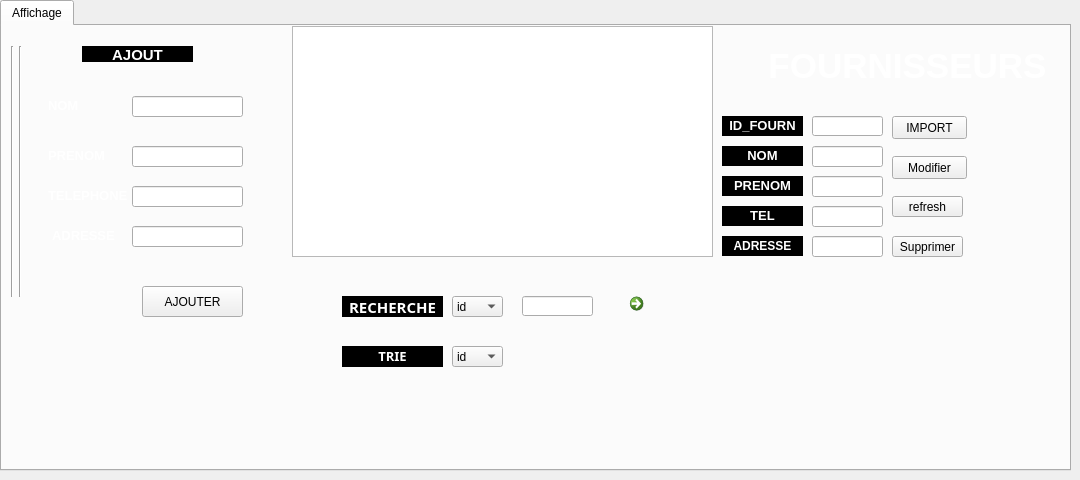
   <widget class="QWidget" name="tab_2">
    <attribute name="title">
     <string>Gestion  fournisseurs</string>
    </attribute>
    <widget class="QTabWidget" name="affichage2">
     <property name="geometry">
      <rect>
       <x>0</x>
       <y>0</y>
       <width>1071</width>
       <height>471</height>
      </rect>
     </property>
     <property name="currentIndex">
      <number>0</number>
     </property>
     <widget class="QWidget" name="tab_12">
      <attribute name="title">
       <string>Affichage</string>
      </attribute>
      <widget class="QTableView" name="tab_fourn_2">
       <property name="geometry">
        <rect>
         <x>290</x>
         <y>0</y>
         <width>421</width>
         <height>231</height>
        </rect>
       </property>
      </widget>
      <widget class="QComboBox" name="combo_2">
       <property name="geometry">
        <rect>
         <x>450</x>
         <y>320</y>
         <width>51</width>
         <height>21</height>
        </rect>
       </property>
       <item>
        <property name="text">
         <string>id</string>
        </property>
       </item>
       <item>
        <property name="text">
         <string>nom</string>
        </property>
       </item>
       <item>
        <property name="text">
         <string>prenom</string>
        </property>
       </item>
       <item>
        <property name="text">
         <string>tel</string>
        </property>
       </item>
       <item>
        <property name="text">
         <string>adresse</string>
        </property>
       </item>
      </widget>
      <widget class="QPushButton" name="delete_2">
       <property name="geometry">
        <rect>
         <x>890</x>
         <y>210</y>
         <width>71</width>
         <height>21</height>
        </rect>
       </property>
       <property name="text">
        <string>Supprimer</string>
       </property>
      </widget>
      <widget class="QPushButton" name="stat_2">
       <property name="geometry">
        <rect>
         <x>290</x>
         <y>380</y>
         <width>41</width>
         <height>31</height>
        </rect>
       </property>
       <property name="styleSheet">
        <string notr="true">background-color:tranparent;

border-image:url(:/image/stati.png);

background:none;

border:none;

background-repeat:none;</string>
       </property>
       <property name="text">
        <string/>
       </property>
      </widget>
      <widget class="QLabel" name="label_39">
       <property name="geometry">
        <rect>
         <x>720</x>
         <y>90</y>
         <width>81</width>
         <height>20</height>
        </rect>
       </property>
       <property name="styleSheet">
        <string notr="true">background-color:tranparent;

border-image:url(:/image/t.jpg);

background:black;

border:none;

background-repeat:none;</string>
       </property>
       <property name="text">
        <string>&lt;html&gt;&lt;head/&gt;&lt;body&gt;&lt;p align=&quot;center&quot;&gt;&lt;span style=&quot; font-size:10pt; font-weight:600; color:#ffffff;&quot;&gt;ID_FOURN&lt;/span&gt;&lt;/p&gt;&lt;/body&gt;&lt;/html&gt;</string>
       </property>
      </widget>
      <widget class="QLabel" name="label_40">
       <property name="geometry">
        <rect>
         <x>720</x>
         <y>120</y>
         <width>81</width>
         <height>20</height>
        </rect>
       </property>
       <property name="styleSheet">
        <string notr="true">background-color:tranparent;

border-image:url(:/image/tt.jpg);

background:black;

border:none;

background-repeat:none;</string>
       </property>
       <property name="text">
        <string>&lt;html&gt;&lt;head/&gt;&lt;body&gt;&lt;p align=&quot;center&quot;&gt;&lt;span style=&quot; font-size:10pt; font-weight:600; color:#ffffff;&quot;&gt;NOM&lt;/span&gt;&lt;/p&gt;&lt;/body&gt;&lt;/html&gt;</string>
       </property>
      </widget>
      <widget class="QLabel" name="label_41">
       <property name="geometry">
        <rect>
         <x>720</x>
         <y>150</y>
         <width>81</width>
         <height>20</height>
        </rect>
       </property>
       <property name="styleSheet">
        <string notr="true">background-color:tranparent;

border-image:url(:/image/tt.jpg);

background:black;

border:none;

background-repeat:none;
</string>
       </property>
       <property name="text">
        <string>&lt;html&gt;&lt;head/&gt;&lt;body&gt;&lt;p align=&quot;center&quot;&gt;&lt;span style=&quot; font-size:10pt; font-weight:600; color:#ffffff;&quot;&gt;PRENOM&lt;/span&gt;&lt;/p&gt;&lt;/body&gt;&lt;/html&gt;</string>
       </property>
      </widget>
      <widget class="QLabel" name="label_42">
       <property name="geometry">
        <rect>
         <x>720</x>
         <y>180</y>
         <width>81</width>
         <height>20</height>
        </rect>
       </property>
       <property name="styleSheet">
        <string notr="true">background-color:tranparent;

border-image:url(:/image/tt.jpg);

background:black;

border:none;

background-repeat:none;</string>
       </property>
       <property name="text">
        <string>&lt;html&gt;&lt;head/&gt;&lt;body&gt;&lt;p align=&quot;center&quot;&gt;&lt;span style=&quot; font-size:10pt; font-weight:600; color:#ffffff;&quot;&gt;TEL&lt;/span&gt;&lt;/p&gt;&lt;/body&gt;&lt;/html&gt;</string>
       </property>
      </widget>
      <widget class="QLineEdit" name="id_2">
       <property name="geometry">
        <rect>
         <x>810</x>
         <y>90</y>
         <width>71</width>
         <height>20</height>
        </rect>
       </property>
      </widget>
      <widget class="QLineEdit" name="prenom_2">
       <property name="geometry">
        <rect>
         <x>810</x>
         <y>150</y>
         <width>71</width>
         <height>21</height>
        </rect>
       </property>
      </widget>
      <widget class="QLineEdit" name="tel_2">
       <property name="geometry">
        <rect>
         <x>810</x>
         <y>180</y>
         <width>71</width>
         <height>21</height>
        </rect>
       </property>
      </widget>
      <widget class="QPushButton" name="modifier3">
       <property name="geometry">
        <rect>
         <x>890</x>
         <y>130</y>
         <width>75</width>
         <height>23</height>
        </rect>
       </property>
       <property name="text">
        <string>Modifier</string>
       </property>
      </widget>
      <widget class="QLineEdit" name="nom_2">
       <property name="geometry">
        <rect>
         <x>810</x>
         <y>120</y>
         <width>71</width>
         <height>21</height>
        </rect>
       </property>
      </widget>
      <widget class="QPushButton" name="pdf2">
       <property name="geometry">
        <rect>
         <x>290</x>
         <y>260</y>
         <width>41</width>
         <height>41</height>
        </rect>
       </property>
       <property name="styleSheet">
        <string notr="true">background-color:tranparent;

border-image:url(:/image/pdf.png);

background:none;

border:none;

background-repeat:none;</string>
       </property>
       <property name="text">
        <string/>
       </property>
      </widget>
      <widget class="QLabel" name="label_6">
       <property name="geometry">
        <rect>
         <x>720</x>
         <y>210</y>
         <width>81</width>
         <height>20</height>
        </rect>
       </property>
       <property name="styleSheet">
        <string notr="true">background-color:tranparent;

border-image:url(:/image/tt.jpg);

background:black;

border:none;

background-repeat:none;</string>
       </property>
       <property name="text">
        <string>&lt;html&gt;&lt;head/&gt;&lt;body&gt;&lt;p align=&quot;center&quot;&gt;&lt;span style=&quot; font-weight:600; color:#ffffff;&quot;&gt;ADRESSE&lt;/span&gt;&lt;/p&gt;&lt;/body&gt;&lt;/html&gt;</string>
       </property>
      </widget>
      <widget class="QLineEdit" name="adresse_2">
       <property name="geometry">
        <rect>
         <x>810</x>
         <y>210</y>
         <width>71</width>
         <height>21</height>
        </rect>
       </property>
      </widget>
      <widget class="QPushButton" name="refresh_2">
       <property name="geometry">
        <rect>
         <x>890</x>
         <y>170</y>
         <width>71</width>
         <height>21</height>
        </rect>
       </property>
       <property name="text">
        <string>refresh</string>
       </property>
      </widget>
      <widget class="QComboBox" name="com">
       <property name="geometry">
        <rect>
         <x>450</x>
         <y>270</y>
         <width>51</width>
         <height>21</height>
        </rect>
       </property>
       <item>
        <property name="text">
         <string>id</string>
        </property>
       </item>
       <item>
        <property name="text">
         <string>nom</string>
        </property>
       </item>
       <item>
        <property name="text">
         <string>prenom</string>
        </property>
       </item>
       <item>
        <property name="text">
         <string>tel</string>
        </property>
       </item>
       <item>
        <property name="text">
         <string>adresse</string>
        </property>
       </item>
      </widget>
      <widget class="QLineEdit" name="rechercher_4">
       <property name="geometry">
        <rect>
         <x>520</x>
         <y>270</y>
         <width>71</width>
         <height>20</height>
        </rect>
       </property>
      </widget>
      <widget class="QCommandLinkButton" name="commandLinkButton_2">
       <property name="geometry">
        <rect>
         <x>620</x>
         <y>260</y>
         <width>41</width>
         <height>31</height>
        </rect>
       </property>
       <property name="text">
        <string/>
       </property>
      </widget>
      <widget class="QPushButton" name="pushButton_3">
       <property name="geometry">
        <rect>
         <x>290</x>
         <y>330</y>
         <width>41</width>
         <height>31</height>
        </rect>
       </property>
       <property name="styleSheet">
        <string notr="true">background-color:tranparent;

border-image:url(:/image/printer.png);

background:none;

border:none;

background-repeat:none;</string>
       </property>
       <property name="text">
        <string/>
       </property>
      </widget>
      <widget class="QPushButton" name="IMPORT">
       <property name="geometry">
        <rect>
         <x>890</x>
         <y>90</y>
         <width>75</width>
         <height>23</height>
        </rect>
       </property>
       <property name="text">
        <string>IMPORT</string>
       </property>
      </widget>
      <widget class="Line" name="line">
       <property name="geometry">
        <rect>
         <x>0</x>
         <y>20</y>
         <width>21</width>
         <height>251</height>
        </rect>
       </property>
       <property name="orientation">
        <enum>Qt::Vertical</enum>
       </property>
      </widget>
      <widget class="Line" name="line_2">
       <property name="geometry">
        <rect>
         <x>10</x>
         <y>20</y>
         <width>16</width>
         <height>251</height>
        </rect>
       </property>
       <property name="orientation">
        <enum>Qt::Vertical</enum>
       </property>
      </widget>
      <widget class="QLabel" name="label_13">
       <property name="geometry">
        <rect>
         <x>-130</x>
         <y>-110</y>
         <width>1200</width>
         <height>1101</height>
        </rect>
       </property>
       <property name="styleSheet">
        <string notr="true">background-color:tranparent;

border-image:url(:/image/5.jpg);

background:none;

border:none;

background-repeat:none;</string>
       </property>
       <property name="text">
        <string/>
       </property>
      </widget>
      <widget class="QLabel" name="label_19">
       <property name="geometry">
        <rect>
         <x>730</x>
         <y>20</y>
         <width>351</width>
         <height>41</height>
        </rect>
       </property>
       <property name="text">
        <string>&lt;html&gt;&lt;head/&gt;&lt;body&gt;&lt;p align=&quot;center&quot;&gt;&lt;span style=&quot; font-size:26pt; font-weight:600; color:#ffffff;&quot;&gt;FOURNISSEURS&lt;/span&gt;&lt;/p&gt;&lt;/body&gt;&lt;/html&gt;</string>
       </property>
      </widget>
      <widget class="QLabel" name="label_51">
       <property name="geometry">
        <rect>
         <x>340</x>
         <y>270</y>
         <width>101</width>
         <height>21</height>
        </rect>
       </property>
       <property name="font">
        <font>
         <family>Calisto MT</family>
         <weight>75</weight>
         <bold>true</bold>
        </font>
       </property>
       <property name="cursor">
        <cursorShape>PointingHandCursor</cursorShape>
       </property>
       <property name="styleSheet">
        <string notr="true">background-color:tranparent;

border-image:url(:/image/t.jpg);

background:black;

border:none;

background-repeat:none;</string>
       </property>
       <property name="text">
        <string>&lt;html&gt;&lt;head/&gt;&lt;body&gt;&lt;p align=&quot;center&quot;&gt;&lt;span style=&quot; font-size:11pt; color:#ffffff;&quot;&gt;RECHERCHE&lt;/span&gt;&lt;/p&gt;&lt;/body&gt;&lt;/html&gt;</string>
       </property>
      </widget>
      <widget class="QLabel" name="label_8">
       <property name="geometry">
        <rect>
         <x>340</x>
         <y>320</y>
         <width>101</width>
         <height>21</height>
        </rect>
       </property>
       <property name="font">
        <font>
         <family>Calisto MT</family>
        </font>
       </property>
       <property name="styleSheet">
        <string notr="true">background-color:tranparent;

border-image:url(:/image/rf.jpg);

background:black;

border:none;

background-repeat:none;</string>
       </property>
       <property name="text">
        <string>&lt;html&gt;&lt;head/&gt;&lt;body&gt;&lt;p align=&quot;center&quot;&gt;&lt;span style=&quot; font-size:10pt; font-weight:600; color:#ffffff;&quot;&gt;TRIE&lt;/span&gt;&lt;/p&gt;&lt;/body&gt;&lt;/html&gt;</string>
       </property>
      </widget>
      <widget class="QLineEdit" name="nom">
       <property name="geometry">
        <rect>
         <x>130</x>
         <y>70</y>
         <width>111</width>
         <height>21</height>
        </rect>
       </property>
      </widget>
      <widget class="QLineEdit" name="prenom">
       <property name="geometry">
        <rect>
         <x>130</x>
         <y>120</y>
         <width>111</width>
         <height>21</height>
        </rect>
       </property>
      </widget>
      <widget class="QLineEdit" name="adresse">
       <property name="geometry">
        <rect>
         <x>130</x>
         <y>200</y>
         <width>111</width>
         <height>21</height>
        </rect>
       </property>
      </widget>
      <widget class="QLineEdit" name="tel">
       <property name="geometry">
        <rect>
         <x>130</x>
         <y>160</y>
         <width>111</width>
         <height>21</height>
        </rect>
       </property>
      </widget>
      <widget class="QLabel" name="label">
       <property name="geometry">
        <rect>
         <x>46</x>
         <y>70</y>
         <width>61</width>
         <height>20</height>
        </rect>
       </property>
       <property name="text">
        <string>&lt;html&gt;&lt;head/&gt;&lt;body&gt;&lt;p&gt;&lt;span style=&quot; font-size:10pt; font-weight:600; color:#ffffff;&quot;&gt;NOM&lt;/span&gt;&lt;/p&gt;&lt;/body&gt;&lt;/html&gt;</string>
       </property>
      </widget>
      <widget class="QLabel" name="label_2">
       <property name="geometry">
        <rect>
         <x>46</x>
         <y>120</y>
         <width>61</width>
         <height>20</height>
        </rect>
       </property>
       <property name="text">
        <string>&lt;html&gt;&lt;head/&gt;&lt;body&gt;&lt;p&gt;&lt;span style=&quot; font-size:10pt; font-weight:600; color:#ffffff;&quot;&gt;PRENOM&lt;/span&gt;&lt;/p&gt;&lt;/body&gt;&lt;/html&gt;</string>
       </property>
      </widget>
      <widget class="QLabel" name="label_3">
       <property name="geometry">
        <rect>
         <x>46</x>
         <y>160</y>
         <width>81</width>
         <height>20</height>
        </rect>
       </property>
       <property name="text">
        <string>&lt;html&gt;&lt;head/&gt;&lt;body&gt;&lt;p&gt;&lt;span style=&quot; font-size:10pt; font-weight:600; color:#ffffff;&quot;&gt;TELEPHONE&lt;/span&gt;&lt;/p&gt;&lt;/body&gt;&lt;/html&gt;</string>
       </property>
      </widget>
      <widget class="QLabel" name="label_4">
       <property name="geometry">
        <rect>
         <x>50</x>
         <y>200</y>
         <width>81</width>
         <height>20</height>
        </rect>
       </property>
       <property name="text">
        <string>&lt;html&gt;&lt;head/&gt;&lt;body&gt;&lt;p&gt;&lt;span style=&quot; font-size:10pt; font-weight:600; color:#ffffff;&quot;&gt;ADRESSE&lt;/span&gt;&lt;/p&gt;&lt;/body&gt;&lt;/html&gt;</string>
       </property>
      </widget>
      <widget class="QPushButton" name="ajouter3">
       <property name="geometry">
        <rect>
         <x>140</x>
         <y>260</y>
         <width>101</width>
         <height>31</height>
        </rect>
       </property>
       <property name="text">
        <string>AJOUTER</string>
       </property>
      </widget>
      <widget class="QLabel" name="label_12">
       <property name="geometry">
        <rect>
         <x>80</x>
         <y>20</y>
         <width>111</width>
         <height>16</height>
        </rect>
       </property>
       <property name="styleSheet">
        <string notr="true">background-color:tranparent;

border-image:url(:/image/tt.jpg);

background:black;

border:none;

background-repeat:none;</string>
       </property>
       <property name="text">
        <string>&lt;html&gt;&lt;head/&gt;&lt;body&gt;&lt;p align=&quot;center&quot;&gt;&lt;span style=&quot; font-size:11pt; font-weight:600; color:#ffffff;&quot;&gt;AJOUT&lt;/span&gt;&lt;/p&gt;&lt;/body&gt;&lt;/html&gt;</string>
       </property>
      </widget>
      <zorder>label_13</zorder>
      <zorder>tab_fourn_2</zorder>
      <zorder>combo_2</zorder>
      <zorder>delete_2</zorder>
      <zorder>label_39</zorder>
      <zorder>label_40</zorder>
      <zorder>label_41</zorder>
      <zorder>label_42</zorder>
      <zorder>id_2</zorder>
      <zorder>prenom_2</zorder>
      <zorder>tel_2</zorder>
      <zorder>modifier3</zorder>
      <zorder>nom_2</zorder>
      <zorder>pdf2</zorder>
      <zorder>label_6</zorder>
      <zorder>adresse_2</zorder>
      <zorder>refresh_2</zorder>
      <zorder>com</zorder>
      <zorder>rechercher_4</zorder>
      <zorder>commandLinkButton_2</zorder>
      <zorder>pushButton_3</zorder>
      <zorder>IMPORT</zorder>
      <zorder>line</zorder>
      <zorder>line_2</zorder>
      <zorder>label_19</zorder>
      <zorder>stat_2</zorder>
      <zorder>label_51</zorder>
      <zorder>label_8</zorder>
      <zorder>nom</zorder>
      <zorder>prenom</zorder>
      <zorder>adresse</zorder>
      <zorder>tel</zorder>
      <zorder>label</zorder>
      <zorder>label_2</zorder>
      <zorder>label_3</zorder>
      <zorder>label_4</zorder>
      <zorder>ajouter3</zorder>
      <zorder>label_12</zorder>
     </widget>
    </widget>
   </widget>
